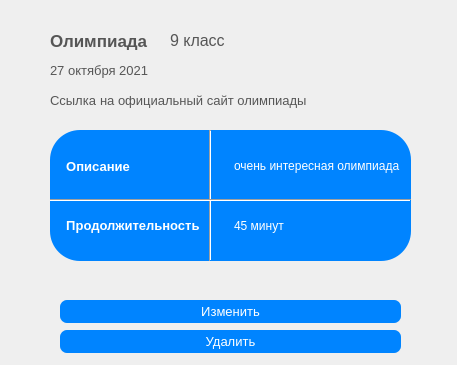
<?xml version="1.0" encoding="UTF-8"?>
<ui version="4.0">
 <class>Form</class>
 <widget class="QWidget" name="Form">
  <property name="geometry">
   <rect>
    <x>0</x>
    <y>0</y>
    <width>457</width>
    <height>365</height>
   </rect>
  </property>
  <property name="windowTitle">
   <string>Form</string>
  </property>
  <widget class="QLabel" name="label_title">
   <property name="geometry">
    <rect>
     <x>50</x>
     <y>30</y>
     <width>351</width>
     <height>21</height>
    </rect>
   </property>
   <property name="font">
    <font>
     <pointsize>13</pointsize>
     <weight>75</weight>
     <bold>true</bold>
    </font>
   </property>
   <property name="styleSheet">
    <string notr="true">color: #565656;</string>
   </property>
   <property name="text">
    <string>Олимпиада</string>
   </property>
  </widget>
  <widget class="QPushButton" name="changeButton">
   <property name="geometry">
    <rect>
     <x>60</x>
     <y>300</y>
     <width>341</width>
     <height>23</height>
    </rect>
   </property>
   <property name="font">
    <font>
     <family>MS Shell Dlg 2</family>
     <pointsize>10</pointsize>
    </font>
   </property>
   <property name="styleSheet">
    <string notr="true">QPushButton {
	background-color: rgb(0, 132, 255);
	border-radius: 7px;
	color: #fff;
}

QPushButton:hover {
	background-color: rgb(0, 166, 255);
}
</string>
   </property>
   <property name="text">
    <string>Изменить</string>
   </property>
  </widget>
  <widget class="QLabel" name="label_date">
   <property name="geometry">
    <rect>
     <x>50</x>
     <y>60</y>
     <width>111</width>
     <height>21</height>
    </rect>
   </property>
   <property name="font">
    <font>
     <pointsize>10</pointsize>
     <weight>50</weight>
     <bold>false</bold>
    </font>
   </property>
   <property name="styleSheet">
    <string notr="true">color: #565656;</string>
   </property>
   <property name="text">
    <string>27 октября 2021</string>
   </property>
  </widget>
  <widget class="QFrame" name="frame">
   <property name="geometry">
    <rect>
     <x>50</x>
     <y>130</y>
     <width>361</width>
     <height>131</height>
    </rect>
   </property>
   <property name="styleSheet">
    <string notr="true">background-color: rgb(0, 132, 255);
border-radius: 30px;
</string>
   </property>
   <property name="frameShape">
    <enum>QFrame::StyledPanel</enum>
   </property>
   <property name="frameShadow">
    <enum>QFrame::Raised</enum>
   </property>
   <layout class="QVBoxLayout" name="verticalLayout_9">
    <item>
     <layout class="QGridLayout" name="gridLayout">
      <item row="1" column="0">
       <widget class="QLabel" name="label_5">
        <property name="font">
         <font>
          <pointsize>10</pointsize>
          <weight>75</weight>
          <bold>true</bold>
         </font>
        </property>
        <property name="styleSheet">
         <string notr="true">color: #fff;</string>
        </property>
        <property name="text">
         <string>  Продолжительность </string>
        </property>
       </widget>
      </item>
      <item row="1" column="1">
       <widget class="QLabel" name="label_duration">
        <property name="styleSheet">
         <string notr="true">color: #fff;</string>
        </property>
        <property name="text">
         <string>45 минут</string>
        </property>
       </widget>
      </item>
      <item row="0" column="0">
       <widget class="QLabel" name="label_7">
        <property name="font">
         <font>
          <pointsize>10</pointsize>
          <weight>75</weight>
          <bold>true</bold>
         </font>
        </property>
        <property name="styleSheet">
         <string notr="true">color: #fff;</string>
        </property>
        <property name="text">
         <string>  Описание</string>
        </property>
       </widget>
      </item>
      <item row="0" column="1">
       <widget class="QLabel" name="label_description">
        <property name="styleSheet">
         <string notr="true">color: #fff;</string>
        </property>
        <property name="text">
         <string>очень интересная олимпиада</string>
        </property>
       </widget>
      </item>
     </layout>
    </item>
   </layout>
  </widget>
  <widget class="Line" name="line_2">
   <property name="geometry">
    <rect>
     <x>200</x>
     <y>130</y>
     <width>20</width>
     <height>131</height>
    </rect>
   </property>
   <property name="orientation">
    <enum>Qt::Vertical</enum>
   </property>
  </widget>
  <widget class="Line" name="line">
   <property name="geometry">
    <rect>
     <x>50</x>
     <y>190</y>
     <width>361</width>
     <height>20</height>
    </rect>
   </property>
   <property name="orientation">
    <enum>Qt::Horizontal</enum>
   </property>
  </widget>
  <widget class="QLabel" name="label_4">
   <property name="geometry">
    <rect>
     <x>100</x>
     <y>90</y>
     <width>211</width>
     <height>21</height>
    </rect>
   </property>
   <property name="font">
    <font>
     <pointsize>10</pointsize>
     <weight>50</weight>
     <bold>false</bold>
    </font>
   </property>
   <property name="styleSheet">
    <string notr="true">color: #565656;</string>
   </property>
   <property name="text">
    <string>на официальный сайт олимпиады</string>
   </property>
  </widget>
  <widget class="QPushButton" name="deleteButton">
   <property name="geometry">
    <rect>
     <x>60</x>
     <y>330</y>
     <width>341</width>
     <height>23</height>
    </rect>
   </property>
   <property name="font">
    <font>
     <family>MS Shell Dlg 2</family>
     <pointsize>10</pointsize>
    </font>
   </property>
   <property name="styleSheet">
    <string notr="true">QPushButton {
	background-color: rgb(0, 132, 255);
	border-radius: 7px;
	color: #fff;
}

QPushButton:hover {
	background-color: rgb(0, 166, 255);
}
</string>
   </property>
   <property name="text">
    <string>Удалить</string>
   </property>
  </widget>
  <widget class="QLabel" name="label_link">
   <property name="geometry">
    <rect>
     <x>50</x>
     <y>90</y>
     <width>51</width>
     <height>21</height>
    </rect>
   </property>
   <property name="font">
    <font>
     <pointsize>10</pointsize>
     <weight>50</weight>
     <bold>false</bold>
    </font>
   </property>
   <property name="styleSheet">
    <string notr="true">QLabel {
	color: #565656;
}
QLabel:hover{
	color: blue;
}</string>
   </property>
   <property name="text">
    <string>Ссылка</string>
   </property>
  </widget>
  <widget class="QLabel" name="label_class">
   <property name="geometry">
    <rect>
     <x>170</x>
     <y>30</y>
     <width>61</width>
     <height>21</height>
    </rect>
   </property>
   <property name="font">
    <font>
     <pointsize>12</pointsize>
    </font>
   </property>
   <property name="styleSheet">
    <string notr="true">color: #565656;</string>
   </property>
   <property name="text">
    <string>9 класс</string>
   </property>
  </widget>
 </widget>
 <resources/>
 <connections/>
</ui>
